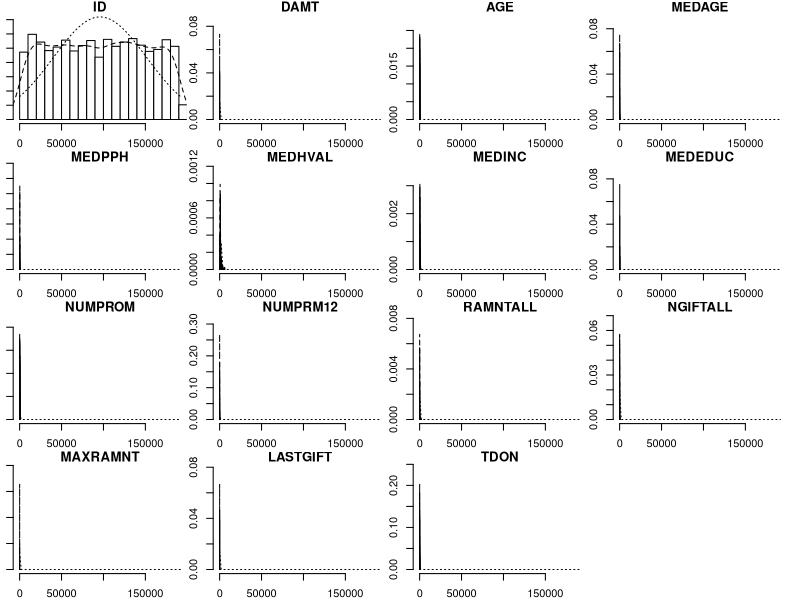
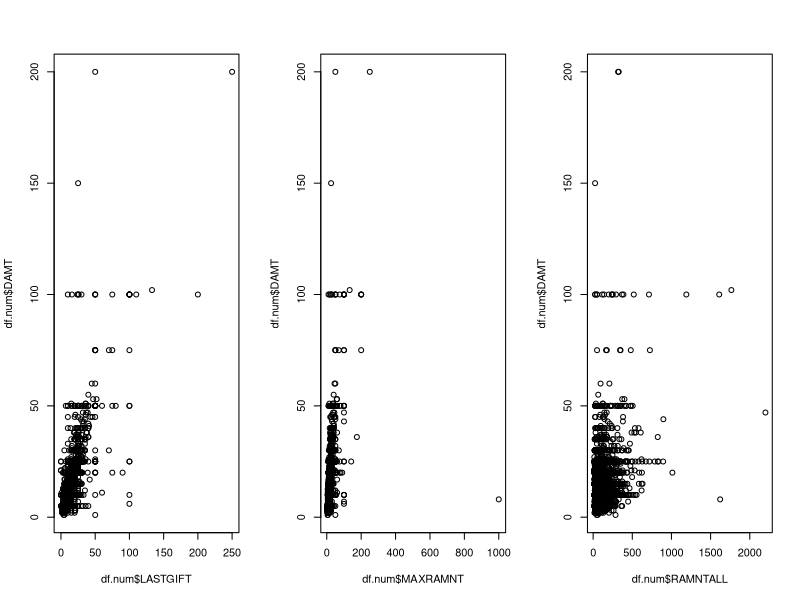
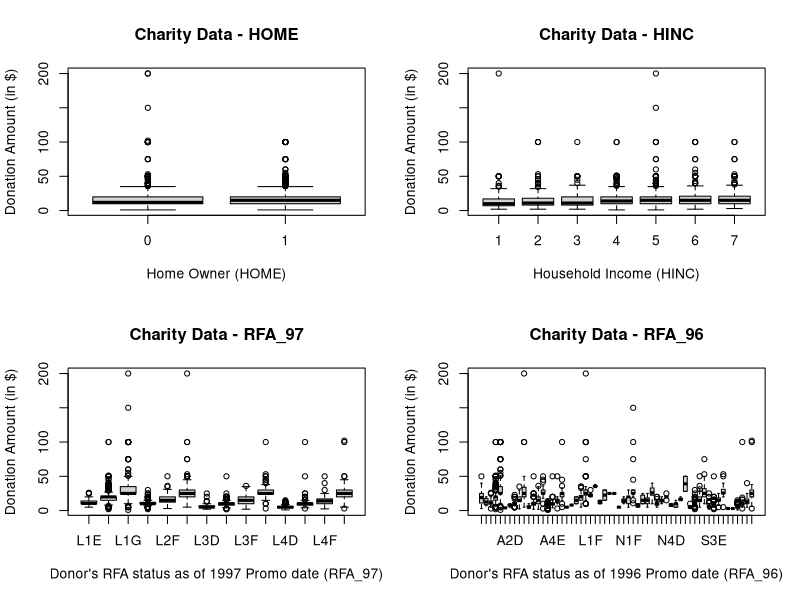
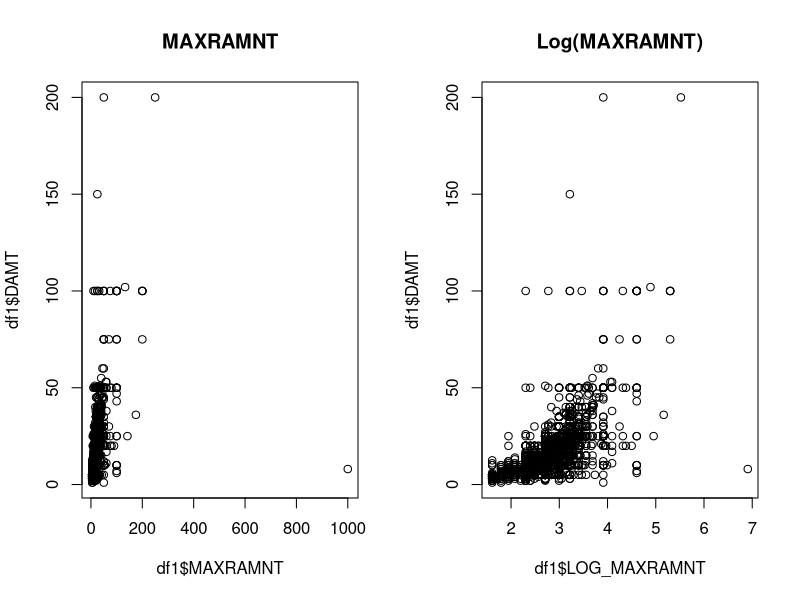
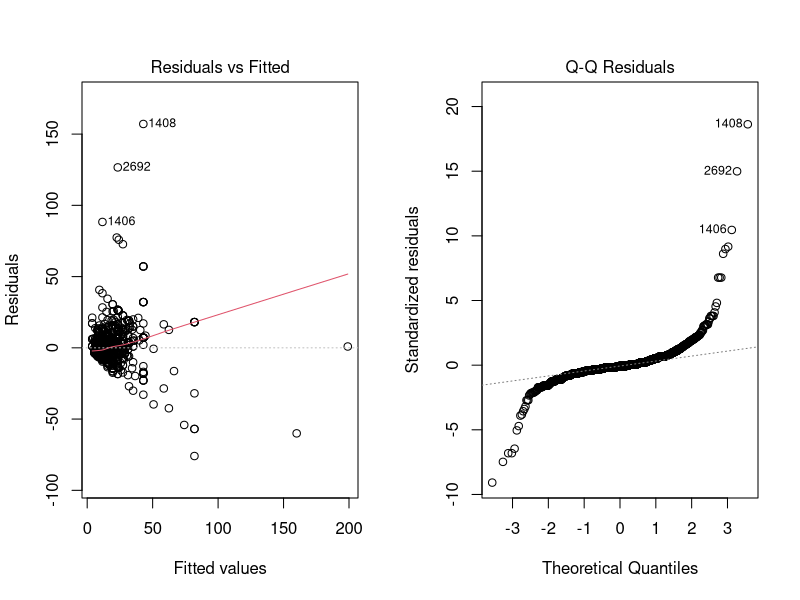
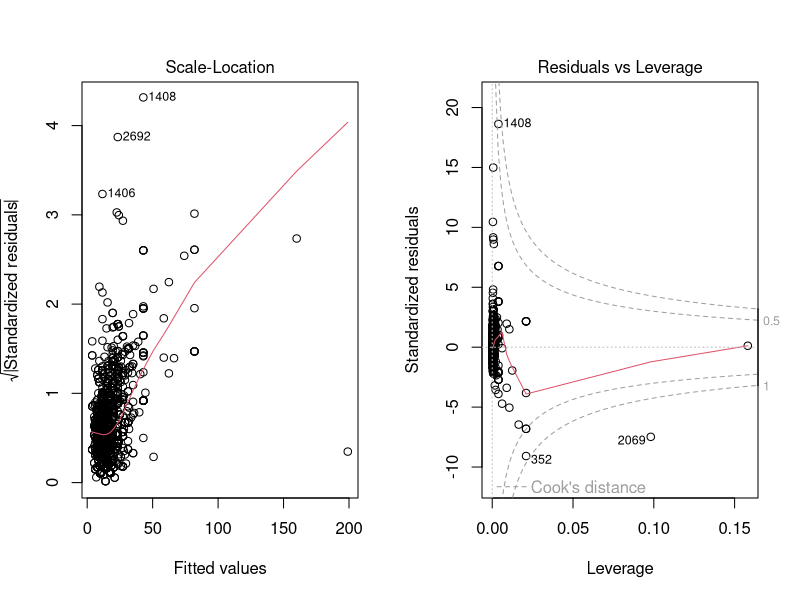
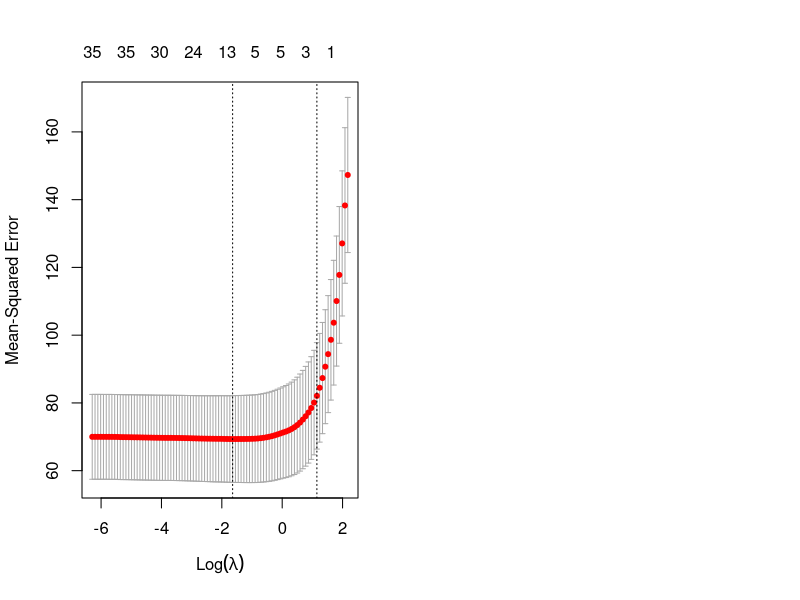

Here is the R script that generated these plots, in order: (Note: this script raises an error after producing the figures.)
## ---- chunk 1
setwd('/Users/stevenfutter/Dropbox/NU/MACHINE_LEARNING/charity_project')
charity = read.csv('projectDataPart1.csv', header=T, na.strings="NA",
                   stringsAsFactors = TRUE,
                   colClasses=c("DONR"="factor", "HOME"="factor","HINC"="factor"))

# set up $ expansion
attach(charity)

# check that column types are set up correctly
str(charity)

# confirm size of data table
dim(charity) # 3684 21

# take a peek at the data
head(charity)
## ---- chunk 2
library(Hmisc)
Hmisc::describe(charity)
## ---- chunk 3
library(plyr)
library(psych)
multi.hist(charity[,sapply(charity, is.numeric)])
## ---- chunk 4
df = charity[,-1]
names(df)
## ---- chunk 5
# create new df (df.num) with numeric and integer values only
df.num = df[,sapply(df, class) %in% c("numeric", "integer") ]

# calculate the correlations between each variable and DAMT
apply(df.num,2, function(col)cor(col, df.num$DAMT))

# build scatterplots between numeric variables
par(mfrow=c(1,3))
plot(df.num$LASTGIFT, df.num$DAMT)
plot(df.num$MAXRAMNT, df.num$DAMT)
plot(df.num$RAMNTALL, df.num$DAMT)
## ---- chunk 6
par(mfrow=c(2,2))
boxplot(DAMT~HOME, data=charity, col='lightgray',main="Charity Data - HOME", 
        xlab="Home Owner (HOME)", 
        ylab="Donation Amount (in $)")

boxplot(DAMT~HINC, data=charity, col='lightgray',main="Charity Data - HINC", 
        xlab="Household Income (HINC)", 
        ylab="Donation Amount (in $)")

boxplot(DAMT~RFA_97, data=charity, col='lightgray',main="Charity Data - RFA_97",
        xlab="Donor's RFA status as of 1997 Promo date (RFA_97)", 
        ylab="Donation Amount (in $)")

boxplot(DAMT~RFA_96, data=charity, col='lightgray',main="Charity Data - RFA_96",
        xlab="Donor's RFA status as of 1996 Promo date (RFA_96)", 
        ylab="Donation Amount (in $)")
## ---- chunk 7
df1 = charity[,-6]
names(df1)
## ---- chunk 8
par(mfrow=c(1,2))
df1$LOG_MAXRAMNT = log(df1$MAXRAMNT)
plot(df1$MAXRAMNT,df1$DAMT, main='MAXRAMNT')
plot(df1$LOG_MAXRAMNT,df1$DAMT, main='Log(MAXRAMNT)')
## ---- chunk 9
#df1$RECENCY_97   = substr(RFA_97,1,1)   #removed as only 1 factor found.
df1$FREQUENCY_97 = substr(RFA_97,2,2)
df1$AMOUNT_97    = substr(RFA_97,3,3)

df1$RECENCY_96   = substr(RFA_96,1,1)
df1$FREQUENCY_96 = substr(RFA_96,2,2)
df1$AMOUNT_96    = substr(RFA_96,3,3)

names(df1)
## ---- chunk 10
df1 = df1[,c(-19,-20)]
names(df1)
## ---- chunk 11
dim(df1) # 3684 x 24
names(df1)

df1=df1[,-c(1,2,6)]  # removes ID and DONR
names(df1)

smp.size = floor(0.75 * nrow(df1))

set.seed(1)
train = sample(seq_len(nrow(df1)), size = smp.size)
test = -train

ch.train = df1[train,]
ch.test = df1[-train,]

dim(ch.train)
summary(ch.train)

dim(ch.test)
summary(ch.test)
## ---- chunk 12
fit1 = lm(DAMT~LASTGIFT,ch.train)
summary(fit1)
plot(fit1)
## ---- chunk 13
df1$FREQUENCY_97 = factor(df1$FREQUENCY_97)
df1$AMOUNT_97    = factor(df1$AMOUNT_97)
df1$RECENCY_96   = factor(df1$RECENCY_96)
df1$FREQUENCY_96 = factor(df1$FREQUENCY_96)
df1$AMOUNT_96    = factor(df1$AMOUNT_96)
## ---- chunk 14
library(leaps)
fit2=regsubsets(DAMT~., data=ch.train, really.big = T)
summary(fit2)
## ---- chunk 15
library(glmnet)
x = model.matrix(DAMT~., df1)
y=df1$DAMT

grid=10^seq(10,-2,length=100) 
fit3 = glmnet(x[train,], y[train], alpha=1, lambda=grid)  # alpha=1 is the LASSO model
summary(fit3)
## ---- chunk 16
predict.regsubsets=function(object, newdata, id, ...){
  form=as.formula(object$call[[2]])
  mat=model.matrix(form,newdata)
  coefi=coef(object, id=id)
  xvars=names(coefi)
  mat[,xvars]%*%coefi
}
## ---- chunk 17
# Perform cross-validation and compute the associated test error.
set.seed(1)
cv.out=cv.glmnet(x[train,],y[train],alpha=1)
plot(cv.out)
bestlam=cv.out$lambda.min                          # 6.153741 lambda is the best lambda value
lasso.pred=predict(fit3,s=bestlam,newx=x[test,])
mean((lasso.pred-y.test)^2)                        # 455056.7 is the MSE
